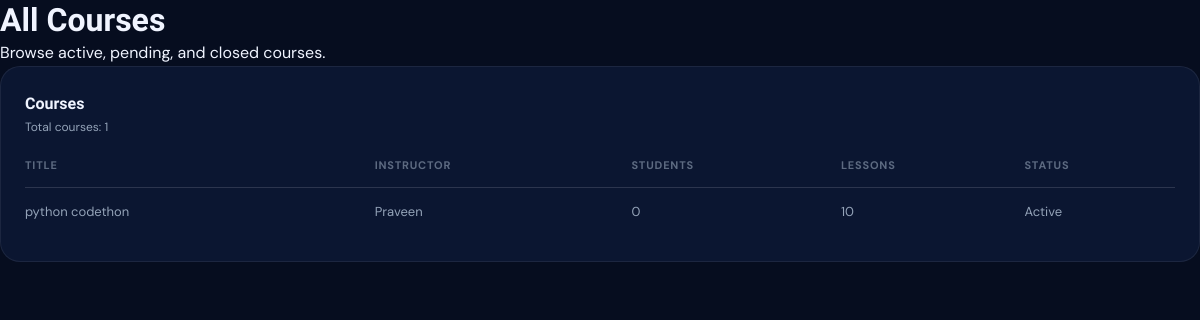
Page /courses/ on the committed database.
### accounts/models.py (models this page shows, shortened)
class Course(models.Model):
    title      = models.CharField(max_length=200)
    instructor = models.CharField(max_length=100)
    students   = models.IntegerField(default=0)
    lessons    = models.IntegerField(default=0)
    completed  = models.IntegerField(default=0)  # completed lessons
    status     = models.CharField(max_length=20, default='active')
    content    = models.TextField(blank=True, null=True)
    pdf        = models.FileField(upload_to='course_pdfs/', blank=True, null=True)

### accounts/views.py (the view)
# urls.py: path('courses/', views.courses_view, name='courses'),
def courses_view(request):
    courses = Course.objects.all().order_by('title')
    return render(request, 'courses.html', {
        'active_page': 'courses',
        'page_title': 'All Courses',
        'page_subtitle': 'Browse active, pending, and closed courses.',
        'courses': courses,
        'total_courses': courses.count(),
    })

### templates/courses.html (shortened to what this page needs)
{% load static %}
<!DOCTYPE html>
<html lang="en">
<head>
  <link rel="stylesheet" href="{% static 'css/style.css' %}" />
</head>
<body>
  <div class="page-shell">
    <header class="page-header">
      <h1>All Courses</h1>
      <p>Browse active, pending, and closed courses.</p>
    </header>
    <section class="panel">
      <div class="panel__header">
        <div>
          <div class="panel__title">Courses</div>
          <div class="panel__subtitle">Total courses: {{ total_courses }}</div>
        </div>
      </div>
      <div class="table-wrap">
        <table class="course-table">
          <thead>
            <tr>
              <th>Title</th>
              <th>Instructor</th>
              <th>Students</th>
              <th>Lessons</th>
              <th>Status</th>
            </tr>
          </thead>
          <tbody>
            {% for course in courses %}
            <tr>
              <td>
                <a href="{% url 'course_detail' course.id %}" style="color: inherit; text-decoration: none;">
                  {{ course.title }}
                </a>
              </td>
              <td>{{ course.instructor }}</td>
              <td>{{ course.students }}</td>
              <td>{{ course.lessons }}</td>
              <td>{{ course.status|capfirst }}</td>
            </tr>
            {% empty %}
            <tr>
              <td colspan="5">No courses found.</td>
            </tr>
            {% endfor %}
          </tbody>
        </table>
      </div>
    </section>
  </div>
</body>
</html>

### static/css/style.css (style rules this page uses)
:root { --navy-950: #060d1f; --navy-900: #0b1631; --navy-800: #112044; --navy-700: #1a3160; --navy-600: #1e3a8a; --slate-400: #94a3b8; --slate-300: #cbd5e1; --slate-200: #e2e8f0; --slate-100: #f1f5f9; --slate-50: #f8fafc; --amber-400: #fbbf24; --amber-500: #f59e0b; --amber-600: #d97706; --emerald-400: #34d399; --emerald-500: #10b981; --rose-400: #fb7185; --sky-400: #38bdf8; --white: #ffffff; --bg-page: var(--navy-950); --bg-card: var(--navy-900); --bg-surface: var(--navy-800); --border: rgba(255,255,255,0.07); --border-hover: rgba(255,255,255,0.15); --text-primary: #f0f4ff; --text-secondary: var(--slate-400); --text-muted: rgba(148,163,184,0.6); --accent: var(--amber-400); --accent-glow: rgba(251,191,36,0.18); --accent-dark: var(--amber-600); --r-sm: 8px; --r-md: 14px; --r-lg: 20px; --r-xl: 28px; --shadow-card: 0 4px 24px rgba(0,0,0,0.4), 0 1px 3px rgba(0,0,0,0.3); --shadow-glow: 0 0 40px rgba(251,191,36,0.12); --shadow-btn: 0 4px 16px rgba(251,191,36,0.3); --sidebar-w: 260px; --topbar-h: 64px; --ease: cubic-bezier(0.4, 0, 0.2, 1); }
*, *::before, *::after { box-sizing: border-box; margin: 0; padding: 0; }
html { font-size: 16px; -webkit-font-smoothing: antialiased; }
body { font-family: 'DM Sans', sans-serif; background: var(--bg-page); color: var(--text-primary); line-height: 1.6; min-height: 100vh; }
a { color: inherit; text-decoration: none; }
h1, h2, h3, h4, h5 { font-family: 'Sora', sans-serif; font-weight: 700; line-height: 1.25; }
.panel { background: var(--bg-card); border: 1px solid var(--border); border-radius: var(--r-lg); padding: 24px; animation: fadeUp 0.5s var(--ease) 0.25s both; }
.panel__header { display: flex; align-items: center; justify-content: space-between; margin-bottom: 20px; }
.panel__title { font-family: 'Sora', sans-serif; font-size: 16px; font-weight: 700; color: var(--text-primary); }
.panel__subtitle { font-size: 12px; color: var(--text-secondary); margin-top: 2px; }
.course-table { width: 100%; border-collapse: collapse; }
.course-table th { text-align: left; font-size: 11px; font-weight: 700; text-transform: uppercase; letter-spacing: 0.8px; color: var(--text-muted); padding: 0 0 12px; border-bottom: 1px solid var(--border); }
.course-table td { padding: 14px 0; border-bottom: 1px solid var(--border); font-size: 13px; color: var(--text-secondary); vertical-align: middle; }
.course-table tr:last-child td { border-bottom: none; }
.course-table tbody tr { transition: background 0.2s; }

### rows in the picture
Course: title "python codethon", instructor "Praveen", students "0", lessons "10", status "Active"

### other values in the picture
{{ total_courses }} "1"
